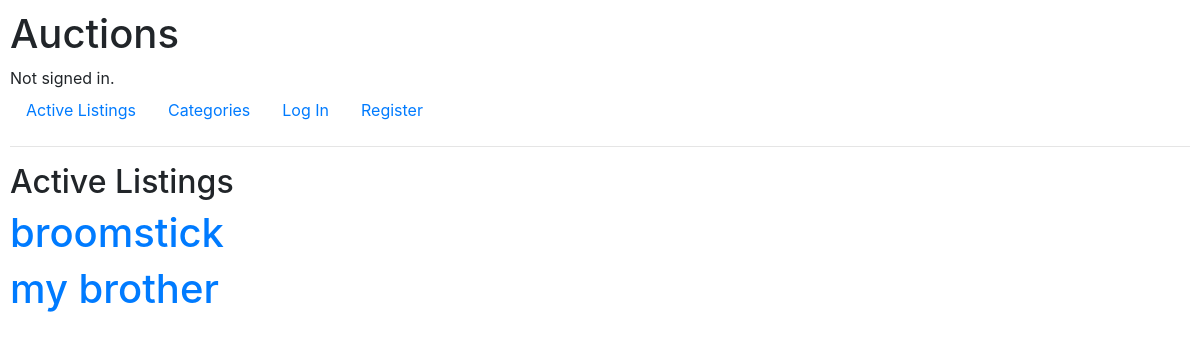
/, run on an earlier commit of the app's database.
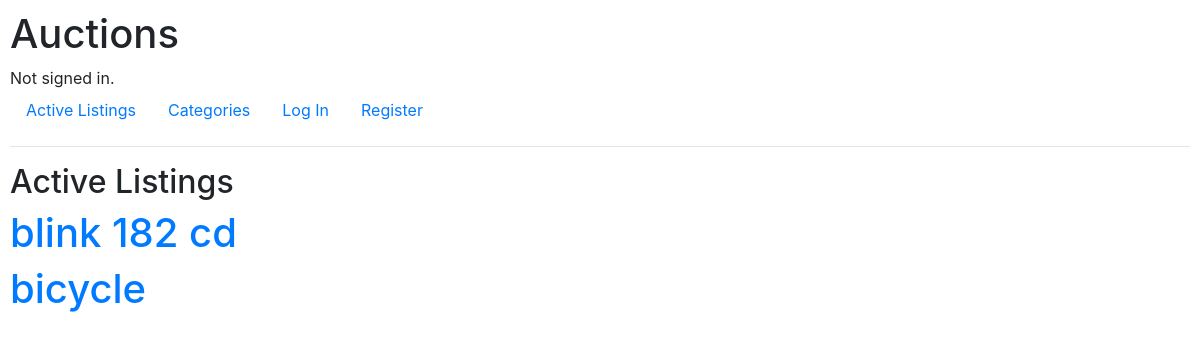
And on a later commit of the database.
### auctions/models.py (models this page shows, shortened)
class Listings(models.Model):
    id = models.CharField(max_length=5, primary_key=True)
    user = models.ForeignKey(User, on_delete=models.CASCADE, related_name="user")
    title = models.CharField(max_length=64)
    category = models.CharField(max_length=64)
    description = models.CharField(max_length=300)
    bid = models.IntegerField()
    photo_url = models.CharField(max_length=500)

### auctions/views.py (the view)
# urls.py: path("", views.index, name="index"),
def index(request):
    return render(request, "auctions/index.html", {
        "listings": Listings.objects.all()
    })

### auctions/templates/auctions/index.html (shortened to what this page needs)
{% extends "auctions/layout.html" %}
{% block body %}
    <h2>Active Listings</h2>
    {% for listing in listings %}
        <h1><a href="{% url 'listing' listing.id %}"> {{listing.title}} </a></h1>
    {% endfor %}
{% endblock %}

What changed in the data, as far as the page shows it:
removed Listings: title "broomstick"
removed Listings: title "my brother"
added Listings: title "blink 182 cd"
added Listings: title "bicycle"
